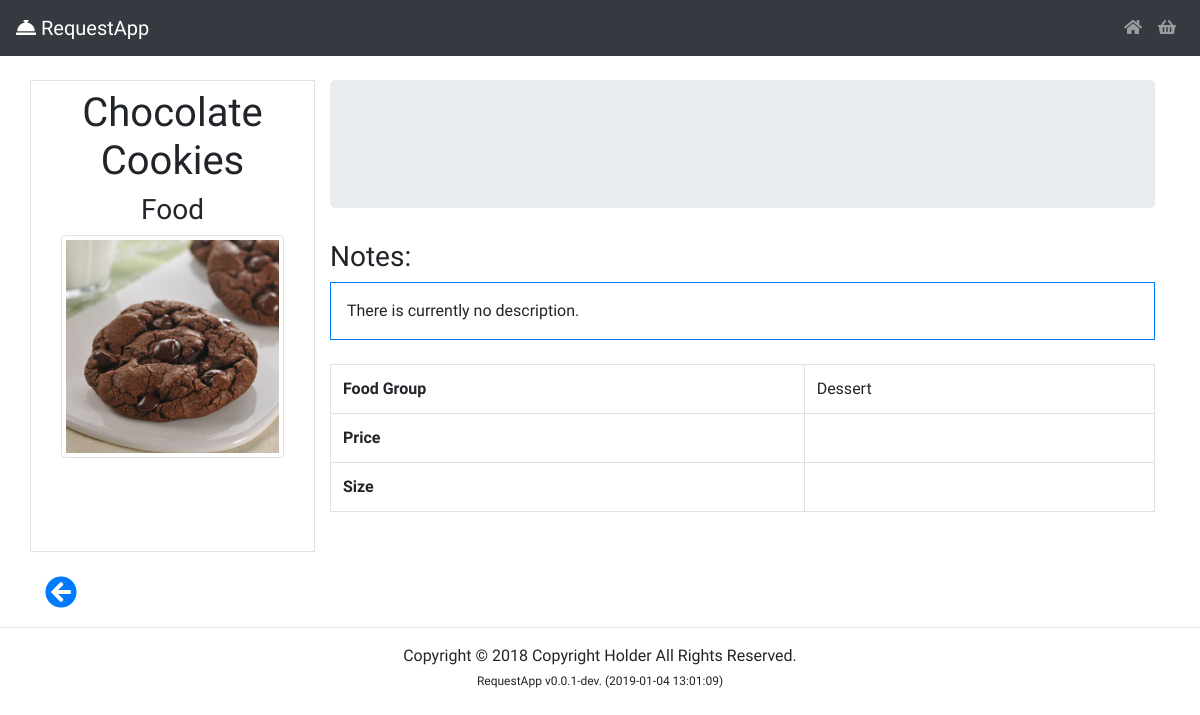
/crud/view.php?id=1, run on an earlier commit of the app's database.
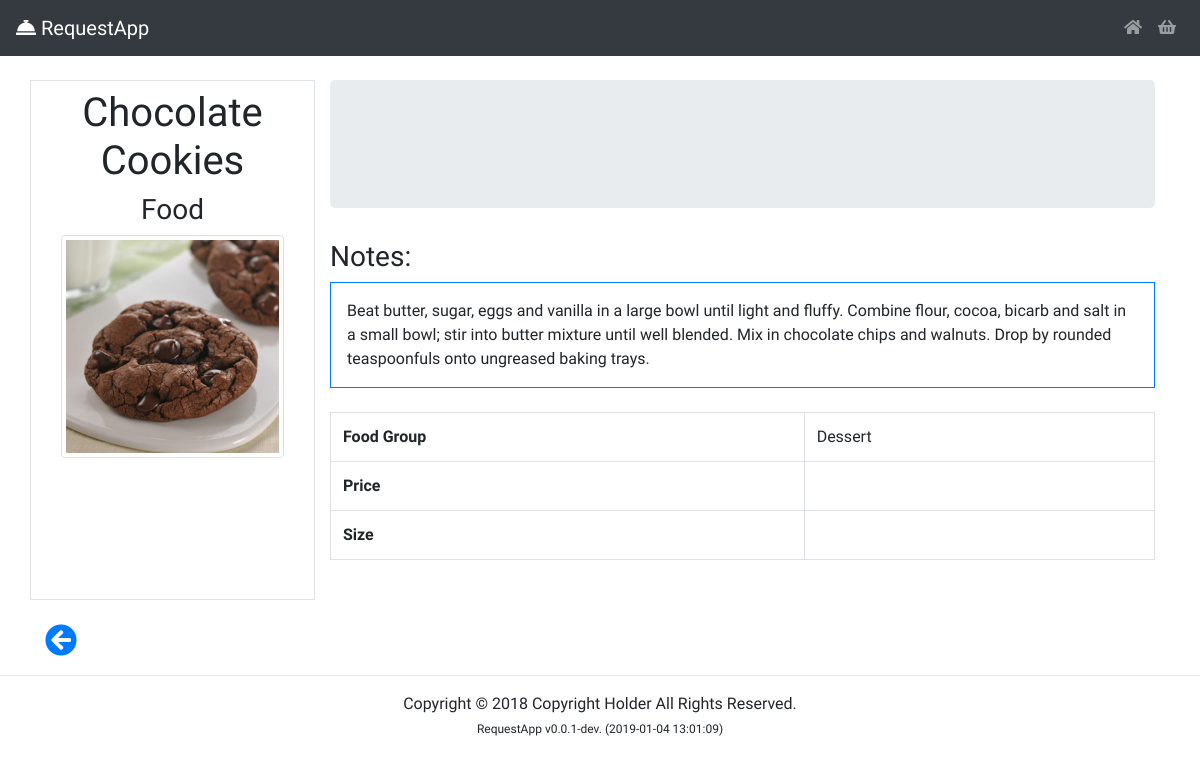
And on a later commit of the database.
### tables this page shows
CREATE TABLE `items` (
  `item_id` int(11) NOT NULL COMMENT 'ID of the Item',
  `item_name` varchar(50) DEFAULT NULL COMMENT 'Name of the Item',
  `item_type` varchar(50) DEFAULT NULL COMMENT 'Type of the Item',
  `item_image` varchar(50) DEFAULT NULL COMMENT 'Item Image Path',
  `item_active` tinyint(1) NOT NULL DEFAULT '1' COMMENT 'Wether the item is active or not.',
  `item_notes` text COMMENT 'Item Notes',
  `item_price` decimal(10,2) DEFAULT '0.00' COMMENT 'Item Price',
  `item_schema` int(11) DEFAULT NULL COMMENT 'Item field schema',
  `item_f1` varchar(255) DEFAULT NULL COMMENT 'Field 1',
  `item_f2` varchar(255) DEFAULT NULL COMMENT 'Field 2',
  `item_f3` varchar(255) DEFAULT NULL COMMENT 'Field 3'
);

CREATE TABLE `types` (
  `type_id` int(11) NOT NULL COMMENT 'The ID of the Type',
  `type_name` varchar(50) NOT NULL COMMENT 'The Name of the Type',
  `type_icon` varchar(250) DEFAULT NULL COMMENT 'Icon of the type',
  `type_active` tinyint(1) NOT NULL DEFAULT '1' COMMENT 'Is the type active?'
);

CREATE TABLE `field_schema` (
  `schema_id` int(11) NOT NULL COMMENT 'Schema ID',
  `schema_name` varchar(255) DEFAULT NULL COMMENT 'Schema Name',
  `schema_f1` varchar(255) DEFAULT NULL COMMENT 'Field 1',
  `schema_f2` varchar(255) DEFAULT NULL COMMENT 'Field 2',
  `schema_f3` varchar(255) DEFAULT NULL COMMENT 'Field 3'
);

### crud/view.php (the view, shortened to what this page needs)
<?php include_once '../partials/_header.php' ?>
<br>
<div id='bodyContainer' class='container'>
<?php
  $id = $_GET["id"];
  $activesql = "SELECT * FROM items
  INNER JOIN types ON items.item_type=types.type_id
  INNER JOIN field_schema ON items.item_schema=field_schema.schema_id
  WHERE item_id = $id";
  $result = mysqli_query($link, $activesql);
  $item = mysqli_fetch_array($result);
  $imagePath = $item['item_image'];
  $name = $item['item_name'];
  $type = $item['type_name'];
  $notes = $item['item_notes'];
  $fieldLabel1 = $item['schema_f1'];
  $fieldLabel2 = $item['schema_f2'];
  $fieldLabel3 = $item['schema_f3'];
  $field1 = $item['item_f1'];
  $field2 = $item['item_f2'];
  $field3 = $item['item_f3'];
 ?>
<div class='row'>
  <div class="col-md-3 border">
    <div class="col-md-12 py-2">
      <div class="">
        <h1 class='text-center'><?php echo $name ?></h1>
        <h3 class='text-center'><?php echo $type ?></h3>
      </div>
      <div id='viewImageContainer' class="text-center">
        <img class='img-thumbnail rounded mx-auto d-block' src="../images/<?php echo $imagePath ?>" width=100% alt="<?php echo $name ?>">
      </div>
    </div>
   </div>
    <div class='col-md-9'>
      <div class="jumbotron">
      </div>
      <h3>Notes:</h3>
      <div class="border border-primary">
        <div class='col-md-12 p-3'>
          <?php
          if ($notes == '') {
            echo "<span class='text-center'>There is currently no description.</span>";
          } else {
            echo "<span>" . $notes . "</span>";
          }
          ?>
        </div>
      </div>
      <br>
      <table class='table table-bordered'>
        <tbody>
          <tr>
            <td><strong><?php echo $fieldLabel1 ?></strong></td>
            <td><?php echo $field1 ?></td>
          </tr>
          <tr>
            <td><strong><?php echo $fieldLabel2 ?></strong></td>
            <td><?php echo $field2 ?></td>
          </tr>
          <tr>
            <td><strong><?php echo $fieldLabel3 ?></strong></td>
            <td><?php echo $field3 ?></td>
          </tr>
        </tbody>
      </table>
      <br>
    </div>
  </div>
  <br>
  <p><a href="index.php"><i class="fas fa-arrow-circle-left fa-2x"></i></a></p></div>
  <?php include '../partials/_footer.php'; ?>

What changed in the data, as far as the page shows it:
changed items "Chocolate Cookies": item_notes (not shown) → "Beat butter, sugar, eggs and vanilla in a large bowl until light and fluffy. Combine flour, cocoa, bicarb and salt in a small bowl; stir into butter mixture until well blended. Mix in chocolate chips and walnuts. Drop by rounded teaspoonfuls onto ungreased baking trays."
Also different on the page:
text no longer shown: "There is currently no description."
